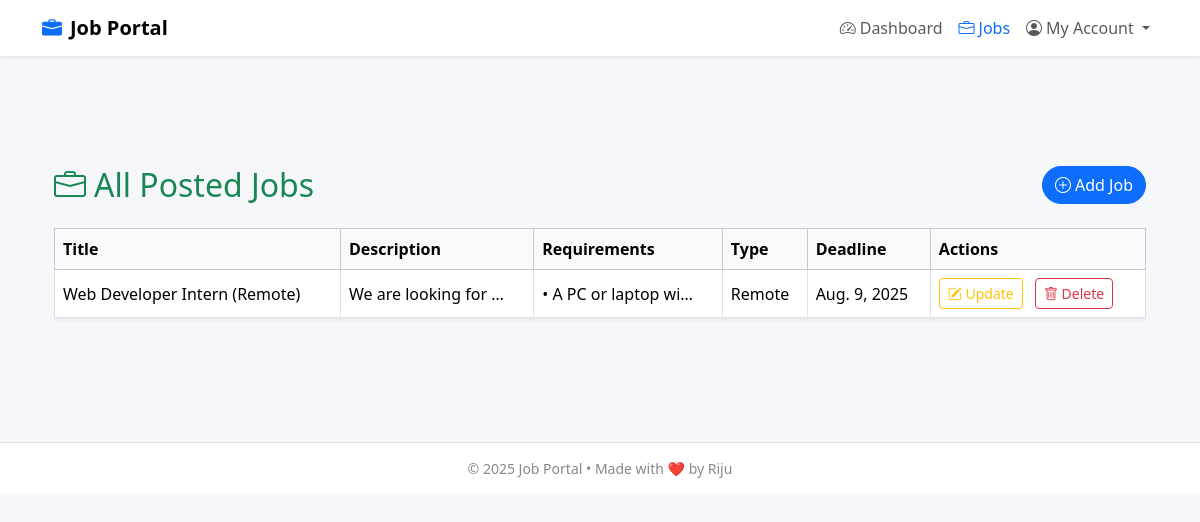
The app's page /jobListPage/ (signed in), older data.
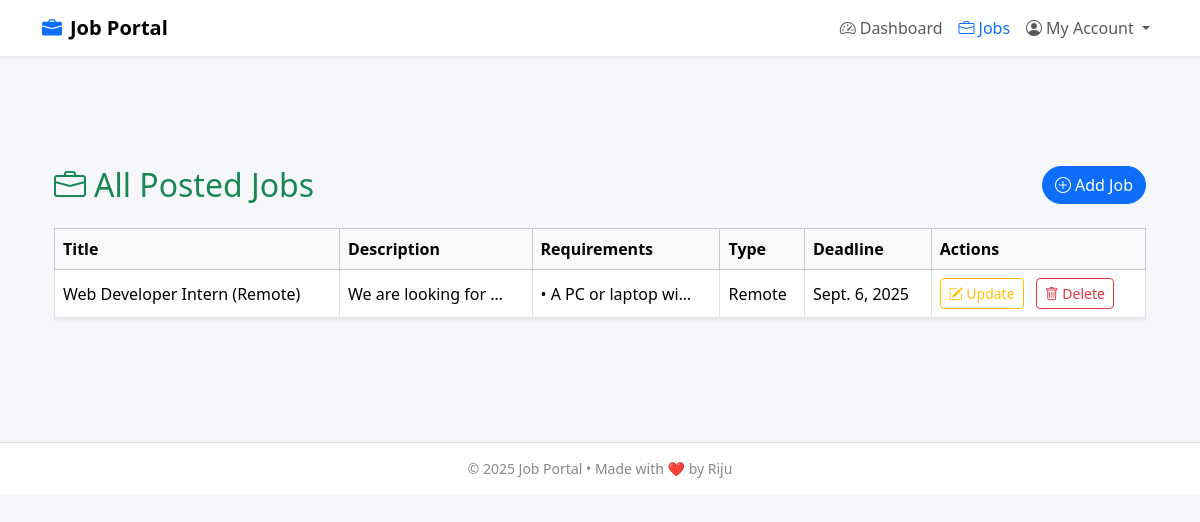
The same page, newer data.
### employer_app/models.py (models this page shows, shortened)
class JobModel(models.Model):
    JOB_TYPE_CHOICES = [
        ('Full-Time', 'Full-Time'),
        ('Remote', 'Remote'),
        ('Internship', 'Internship'),
    ]
    employer = models.ForeignKey(EmployerProfileModel,on_delete=models.CASCADE,related_name='jobs',null=True)
    title = models.CharField(max_length=255)
    description = models.TextField()
    requirements = models.TextField()
    salary = models.DecimalField(max_digits=10, decimal_places=2, null=True, blank=True)
    job_type = models.CharField(max_length=20, choices=JOB_TYPE_CHOICES)
    deadline = models.DateField()
    posted_date = models.DateField(auto_now_add=True)

### employer_app/views.py (the view)
# urls.py: path('jobListPage/',jobListPage, name='jobListPage'),
def jobListPage(request):
    employer_data = EmployerProfileModel.objects.get(employer_user= request.user)
    jobs = JobModel.objects.filter(employer = employer_data)
    return render(request, 'jobList.html',{'jobs':jobs})

### employer_app/templates/jobList.html (shortened to what this page needs)
{% extends 'master/master.html' %}
{% block body %}
<div class="container mt-5">
  <div class="d-flex justify-content-between align-items-center mb-4">
    <h2 class="text-success mb-0">
      <i class="bi bi-briefcase me-2"></i>All Posted Jobs
    </h2>
    {% if request.user.user_types == 'Employer' %}
    <a href="{% url 'createJobPage' %}" class="btn btn-primary rounded-pill">
      <i class="bi bi-plus-circle me-1"></i>Add Job
    </a>
    {% endif %}
  </div>
  <div class="table-responsive">
    <table class="table table-bordered table-hover align-middle shadow-sm">
      <thead class="table-light">
        <tr>
          <th>Title</th>
          <th>Description</th>
          <th>Requirements</th>
          <th>Type</th>
          <th>Deadline</th>
          <th>Actions</th>
        </tr>
      </thead>
      <tbody>
        {% for job in jobs %}
        <tr>
          <td>{{ job.title }}</td>
          <td>{{ job.description|truncatechars:20 }}</td>
          <td>{{ job.requirements|truncatechars:20 }}</td>
          <td>{{ job.job_type }}</td>
          <td>{{ job.deadline }}</td>
          <td>
            <a href="{% url 'updateJobPage' job.id %}" class="btn btn-outline-warning btn-sm me-2">
              <i class="bi bi-pencil-square"></i> Update
            </a>
            <a href="{% url 'deleteJobPage' job.id %}" class="btn btn-outline-danger btn-sm"
               onclick="return confirm('Are you sure you want to delete this job?');">
              <i class="bi bi-trash"></i> Delete
            </a>
          </td>
        </tr>
        {% empty %}
        <tr>
          <td colspan="6" class="text-center text-muted">No jobs found.</td>
        </tr>
        {% endfor %}
      </tbody>
    </table>
  </div>
</div>
{% endblock %}

Row changes from the older to the newer data that the page shows:
changed JobModel "Web Developer Intern (Remote)": deadline "Aug. 9, 2025" → "Sept. 6, 2025"
